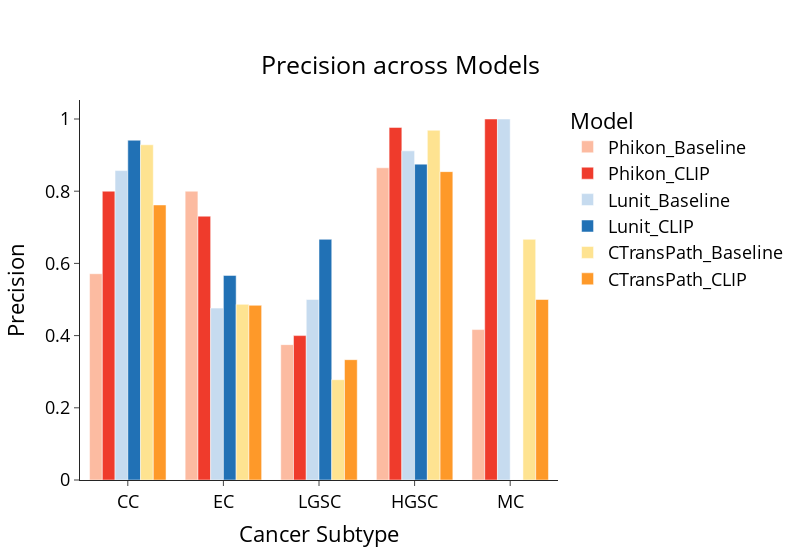

Source (notebook cell):
### Code cell
plotdata_base_precision = pd.DataFrame({
    'Phikon_Baseline': [0.5714, 0.8000, 0.3750, 0.8649, 0.4167],
    'Phikon_CLIP': [0.8000, 0.7308, 0.4000, 0.9767, 1.0000],
    'Lunit_Baseline': [0.8571, 0.4762, 0.5000, 0.9118, 1.0000],
    'Lunit_CLIP': [0.9412, 0.5667, 0.6667, 0.8750, 0.0000],
    'CTransPath_Baseline': [0.9286, 0.4865, 0.2778, 0.9688, 0.6667],
    'CTransPath_CLIP': [0.7619, 0.4839, 0.3333, 0.8542, 0.5000]},
    index=['CC', 'EC', 'LGSC', 'HGSC', 'MC'])

plotdata_melted = plotdata_base_precision.reset_index().melt(id_vars=['index'], var_name='Model', value_name='Precision')

# Create a grouped bar chart
custom_colors = ['#fcbba1', '#ef3b2c', '#c6dbef',  '#2171b5', '#fee391', '#fe9929']
fig = px.bar(plotdata_melted, x='index', y='Precision', color='Model', barmode='group',
             title='Precision across Models',
             labels={'index': 'Cancer Subtype'},
             color_discrete_sequence=custom_colors)

fig.update_layout(
    title={
        'text': 'Precision across Models',
        'y': 0.9,  # You can adjust the y-position to move the title up or down
        'x': 0.5,  # x=0.5 centers the title
        'xanchor': 'center',  # ensures that the x-position is the center of the title
        'yanchor': 'top'  # ensures that the y-position is the top of the title
    },
    width=800
)

# Show the plot
fig.show()
fig.write_image("baseModel_Precision.png")

### Figure 1 — Plotly figure (JSON) as saved in the notebook; plotly's stock layout.template omitted (floating-point values rounded to 4 significant figures)
{"data": [{"alignmentgroup": "True", "hovertemplate": "Model=Phikon_Baseline<br>Cancer Subtype=%{x}<br>Precision=%{y}<extra></extra>", "legendgroup": "Phikon_Baseline", "marker": {"color": "#fcbba1", "pattern": {"shape": ""}}, "name": "Phikon_Baseline", "offsetgroup": "Phikon_Baseline", "orientation": "v", "showlegend": true, "textposition": "auto", "type": "bar", "x": ["CC", "EC", "LGSC", "HGSC", "MC"], "xaxis": "x", "y": [0.5714, 0.8, 0.375, 0.8649, 0.4167], "yaxis": "y"}, {"alignmentgroup": "True", "hovertemplate": "Model=Phikon_CLIP<br>Cancer Subtype=%{x}<br>Precision=%{y}<extra></extra>", "legendgroup": "Phikon_CLIP", "marker": {"color": "#ef3b2c", "pattern": {"shape": ""}}, "name": "Phikon_CLIP", "offsetgroup": "Phikon_CLIP", "orientation": "v", "showlegend": true, "textposition": "auto", "type": "bar", "x": ["CC", "EC", "LGSC", "HGSC", "MC"], "xaxis": "x", "y": [0.8, 0.7308, 0.4, 0.9767, 1], "yaxis": "y"}, {"alignmentgroup": "True", "hovertemplate": "Model=Lunit_Baseline<br>Cancer Subtype=%{x}<br>Precision=%{y}<extra></extra>", "legendgroup": "Lunit_Baseline", "marker": {"color": "#c6dbef", "pattern": {"shape": ""}}, "name": "Lunit_Baseline", "offsetgroup": "Lunit_Baseline", "orientation": "v", "showlegend": true, "textposition": "auto", "type": "bar", "x": ["CC", "EC", "LGSC", "HGSC", "MC"], "xaxis": "x", "y": [0.8571, 0.4762, 0.5, 0.9118, 1], "yaxis": "y"}, {"alignmentgroup": "True", "hovertemplate": "Model=Lunit_CLIP<br>Cancer Subtype=%{x}<br>Precision=%{y}<extra></extra>", "legendgroup": "Lunit_CLIP", "marker": {"color": "#2171b5", "pattern": {"shape": ""}}, "name": "Lunit_CLIP", "offsetgroup": "Lunit_CLIP", "orientation": "v", "showlegend": true, "textposition": "auto", "type": "bar", "x": ["CC", "EC", "LGSC", "HGSC", "MC"], "xaxis": "x", "y": [0.9412, 0.5667, 0.6667, 0.875, 0], "yaxis": "y"}, {"alignmentgroup": "True", "hovertemplate": "Model=CTransPath_Baseline<br>Cancer Subtype=%{x}<br>Precision=%{y}<extra></extra>", "legendgroup": "CTransPath_Baseline", "marker": {"color": "#fee391", "pattern": {"shape": ""}}, "name": "CTransPath_Baseline", "offsetgroup": "CTransPath_Baseline", "orientation": "v", "showlegend": true, "textposition": "auto", "type": "bar", "x": ["CC", "EC", "LGSC", "HGSC", "MC"], "xaxis": "x", "y": [0.9286, 0.4865, 0.2778, 0.9688, 0.6667], "yaxis": "y"}, {"alignmentgroup": "True", "hovertemplate": "Model=CTransPath_CLIP<br>Cancer Subtype=%{x}<br>Precision=%{y}<extra></extra>", "legendgroup": "CTransPath_CLIP", "marker": {"color": "#fe9929", "pattern": {"shape": ""}}, "name": "CTransPath_CLIP", "offsetgroup": "CTransPath_CLIP", "orientation": "v", "showlegend": true, "textposition": "auto", "type": "bar", "x": ["CC", "EC", "LGSC", "HGSC", "MC"], "xaxis": "x", "y": [0.7619, 0.4839, 0.3333, 0.8542, 0.5], "yaxis": "y"}], "layout": {"barmode": "group", "legend": {"title": {"text": "Model"}, "tracegroupgap": 0}, "title": {"text": "Precision across Models", "x": 0.5, "xanchor": "center", "y": 0.9, "yanchor": "top"}, "width": 800, "xaxis": {"anchor": "y", "domain": [0, 1], "title": {"text": "Cancer Subtype"}}, "yaxis": {"anchor": "x", "domain": [0, 1], "title": {"text": "Precision"}}}}
